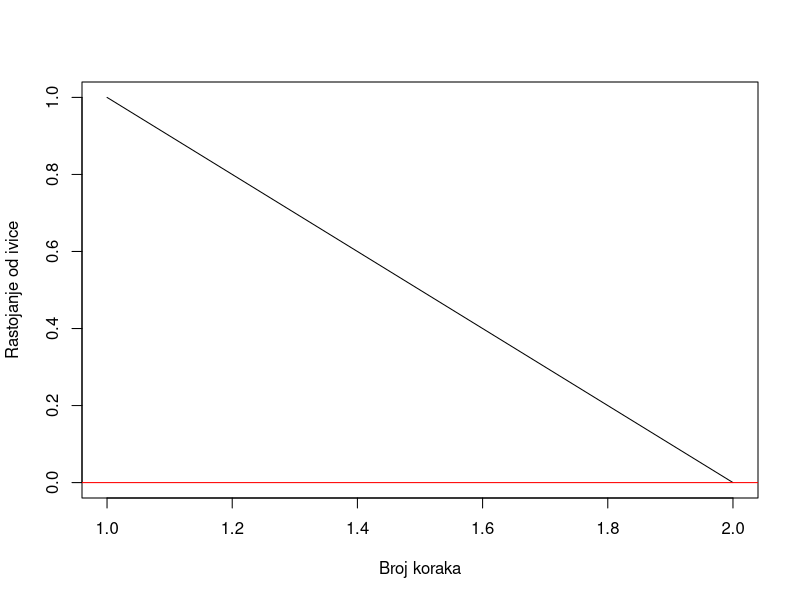

Reproduce this figure in R.



pijanica <- function(p){
  
korak <- 1      #korak od ivice
lista_koraka <- 1   #lista koja cuva vrednosti za plot
brojac <- 0   #ne zelimo da petlja nema kraja pa ubacujem brojac

while (korak != 0 && brojac < 100){
  
  sledeci_korak <- sample(c(-1,1),size = 1,replace=T, prob=c(p,1-p))
  korak <- korak + sledeci_korak
  lista_koraka <- c(lista_koraka, korak)
  brojac <- brojac + 1
}
  
  return (lista_koraka)
}

#a)

#p je proizvoljan verovatnoca
p <- 0.5
hod_pijanice <- pijanica(p)
plot(1:length(hod_pijanice), hod_pijanice ,type = "l", xlab="Broj koraka", ylab= "Rastojanje od ivice")
abline(h = 0, col = "red")



#b)

#vrlo slicna f-ja prosloj, samo sto ova vraca 1 ukoliko je pijanica pao
#pre 20 koraka
verovatnoca_pijanice_20 <- function(p){
  
  broj_koraka <- 0
  korak <- 1
  while (broj_koraka < 21){
    sledeci_korak <- sample(c(-1,1),size = 1,replace=T, prob=c(p,1-p))
    korak <- korak + sledeci_korak
    broj_koraka <- broj_koraka + 1
    if(korak == 0){
      return (1)
    }
    
  }
  return (0)
}

ocene <- 0
for(x in 1:9){
  
  p <- x/10
  #verovatnoca suprotnog dogadjaja shodno prethodnoj funkciji
  ocena <- sum(replicate(1000,1 - verovatnoca_pijanice_20(p)))/1000 
  ocene <- c(ocene, ocena)
}

konacna_ocena <- sum(ocene)/9
print(konacna_ocena)


